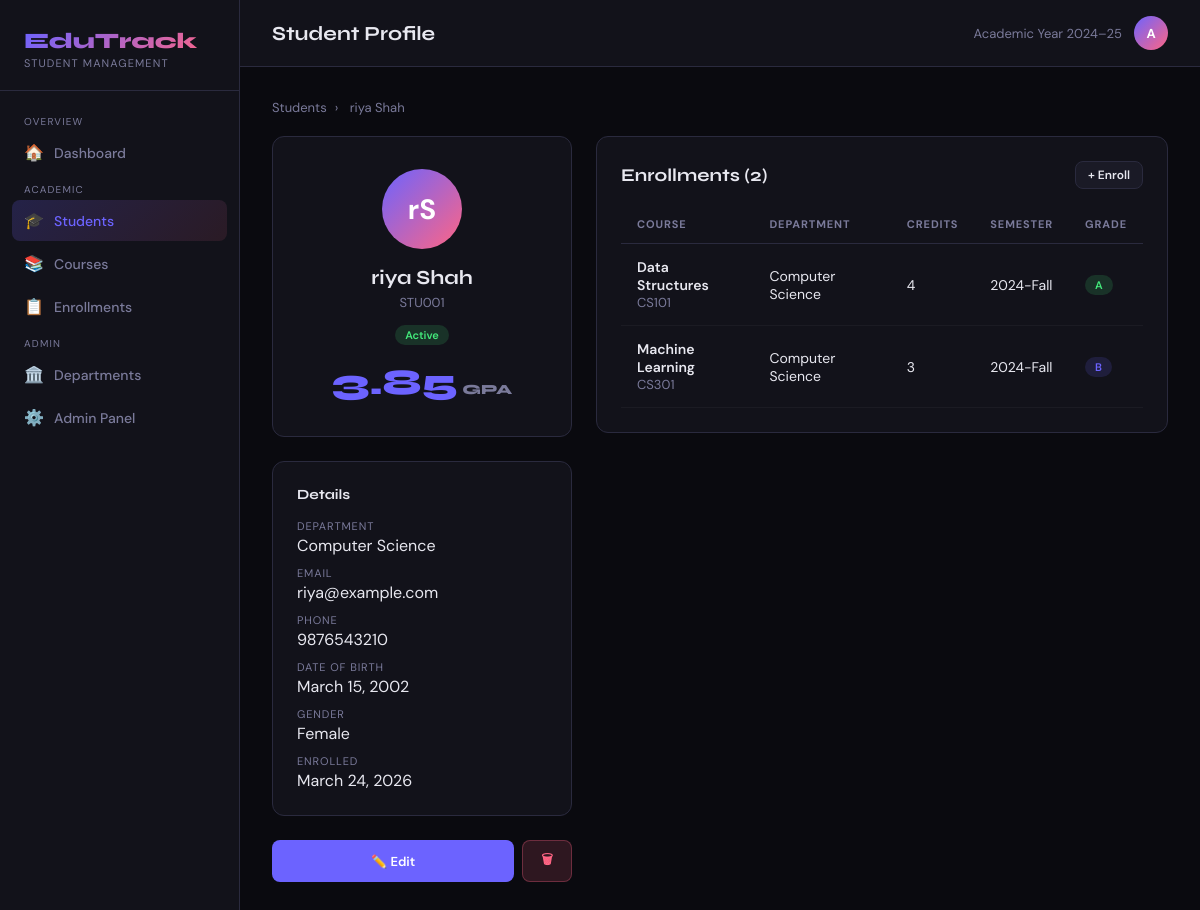
The app's page /students/1/ with its own data.
### students/models.py (models this page shows, shortened)
class Student(models.Model):
    GENDER_CHOICES = [('M', 'Male'), ('F', 'Female'), ('O', 'Other')]
    STATUS_CHOICES = [('active', 'Active'), ('inactive', 'Inactive'), ('graduated', 'Graduated'), ('suspended', 'Suspended')]
    student_id = models.CharField(max_length=20, unique=True)
    first_name = models.CharField(max_length=50)
    last_name = models.CharField(max_length=50)
    email = models.EmailField(unique=True)
    phone = models.CharField(max_length=15, blank=True)
    gender = models.CharField(max_length=1, choices=GENDER_CHOICES)
    date_of_birth = models.DateField(null=True, blank=True)
    department = models.ForeignKey(Department, on_delete=models.SET_NULL, null=True, related_name='students')
    enrollment_date = models.DateField(auto_now_add=True)
    status = models.CharField(max_length=20, choices=STATUS_CHOICES, default='active')
    gpa = models.DecimalField(max_digits=3, decimal_places=2, null=True, blank=True)
    address = models.TextField(blank=True)
    created_at = models.DateTimeField(auto_now_add=True)
    updated_at = models.DateTimeField(auto_now=True)
    @property
    def full_name(self):
        return f"{self.first_name} {self.last_name}"
    class Meta:
        ordering = ['last_name', 'first_name']

class Department(models.Model):
    name = models.CharField(max_length=100)
    code = models.CharField(max_length=10, unique=True)
    created_at = models.DateTimeField(auto_now_add=True)
    def __str__(self):
        return self.name
    class Meta:
        ordering = ['name']

class Enrollment(models.Model):
    GRADE_CHOICES = [('A', 'A'), ('B', 'B'), ('C', 'C'), ('D', 'D'), ('F', 'F'), ('IP', 'In Progress')]
    student = models.ForeignKey(Student, on_delete=models.CASCADE, related_name='enrollments')
    course = models.ForeignKey(Course, on_delete=models.CASCADE, related_name='enrollments')
    enrolled_date = models.DateField(auto_now_add=True)
    grade = models.CharField(max_length=2, choices=GRADE_CHOICES, default='IP')
    semester = models.CharField(max_length=20)
    class Meta:
        unique_together = ['student', 'course', 'semester']
        ordering = ['-enrolled_date']

class Course(models.Model):
    name = models.CharField(max_length=100)
    code = models.CharField(max_length=15, unique=True)
    department = models.ForeignKey(Department, on_delete=models.CASCADE, related_name='courses')
    credits = models.PositiveIntegerField(default=3)
    description = models.TextField(blank=True)
    class Meta:
        ordering = ['code']

### students/views.py (the view)
# urls.py: path('students/<int:pk>/', views.student_detail, name='student_detail'),
def student_detail(request, pk):
    student = get_object_or_404(Student, pk=pk)
    enrollments = student.enrollments.select_related('course').all()
    return render(request, 'students/student_detail.html', {'student': student, 'enrollments': enrollments})

### templates/students/student_detail.html (shortened to what this page needs)
{% extends 'students/base.html' %}
{% block page_title %}Student Profile{% endblock %}
{% block content %}
<div class="breadcrumb" style="margin-bottom:20px">
  <a href="{% url 'student_list' %}">Students</a><span>›</span> {{ student.full_name }}
</div>
<div style="display:grid;grid-template-columns:300px 1fr;gap:24px">
  <div>
    <div class="card" style="text-align:center;padding:32px">
      <div class="avatar" style="width:80px;height:80px;font-size:28px;margin:0 auto 16px">{{ student.first_name.0 }}{{ student.last_name.0 }}</div>
      <div style="font-family:'Syne',sans-serif;font-weight:700;font-size:20px">{{ student.full_name }}</div>
      <div class="text-muted" style="margin-top:4px">{{ student.student_id }}</div>
      <div style="margin-top:12px"><span class="badge badge-{{ student.status }}">{{ student.get_status_display }}</span></div>
      {% if student.gpa %}<div style="font-family:'Syne',sans-serif;font-size:36px;font-weight:800;margin-top:16px;color:var(--accent)">{{ student.gpa }}<span style="font-size:14px;color:var(--muted)"> GPA</span></div>{% endif %}
    </div>
    <div class="card">
      <div class="section-title" style="margin-bottom:16px;font-size:14px">Details</div>
      {% if student.department %}<div style="margin-bottom:10px"><div class="text-muted" style="font-size:11px;text-transform:uppercase;letter-spacing:.08em">Department</div><div style="margin-top:2px">{{ student.department }}</div></div>{% endif %}
      <div style="margin-bottom:10px"><div class="text-muted" style="font-size:11px;text-transform:uppercase;letter-spacing:.08em">Email</div><div style="margin-top:2px">{{ student.email }}</div></div>
      {% if student.phone %}<div style="margin-bottom:10px"><div class="text-muted" style="font-size:11px;text-transform:uppercase;letter-spacing:.08em">Phone</div><div style="margin-top:2px">{{ student.phone }}</div></div>{% endif %}
      {% if student.date_of_birth %}<div style="margin-bottom:10px"><div class="text-muted" style="font-size:11px;text-transform:uppercase;letter-spacing:.08em">Date of Birth</div><div style="margin-top:2px">{{ student.date_of_birth }}</div></div>{% endif %}
      <div style="margin-bottom:10px"><div class="text-muted" style="font-size:11px;text-transform:uppercase;letter-spacing:.08em">Gender</div><div style="margin-top:2px">{{ student.get_gender_display }}</div></div>
      <div><div class="text-muted" style="font-size:11px;text-transform:uppercase;letter-spacing:.08em">Enrolled</div><div style="margin-top:2px">{{ student.enrollment_date }}</div></div>
    </div>
    <div style="display:flex;gap:8px">
      <a href="{% url 'student_edit' student.pk %}" class="btn btn-primary" style="flex:1;justify-content:center">✏️ Edit</a>
      <a href="{% url 'student_delete' student.pk %}" class="btn btn-danger">🗑</a>
    </div>
  </div>
  <div>
    <div class="card">
      <div class="flex-between" style="margin-bottom:16px">
        <div class="section-title">Enrollments ({{ enrollments|length }})</div>
        <a href="{% url 'enrollment_create' %}" class="btn btn-ghost btn-sm">+ Enroll</a>
      </div>
      <table>
        <thead><tr><th>Course</th><th>Department</th><th>Credits</th><th>Semester</th><th>Grade</th></tr></thead>
        <tbody>
          {% for e in enrollments %}
          <tr>
            <td><div style="font-weight:600">{{ e.course.name }}</div><div class="text-muted">{{ e.course.code }}</div></td>
            <td>{{ e.course.department.name }}</td>
            <td>{{ e.course.credits }}</td>
            <td>{{ e.semester }}</td>
            <td><span class="badge badge-{{ e.grade|lower }}">{{ e.grade }}</span></td>
          </tr>
          {% empty %}<tr><td colspan="5" style="text-align:center;padding:32px" class="text-muted">Not enrolled in any courses</td></tr>
          {% endfor %}
        </tbody>
      </table>
    </div>
  </div>
</div>
{% endblock %}

### templates/students/base.html (style rules this page uses)
:root { --bg: #0a0a0f; --surface: #12121a; --surface2: #1a1a26; --border: #2a2a3e; --accent: #6c63ff; --accent2: #ff6584; --accent3: #43e97b; --text: #e8e8f0; --muted: #7a7a9a; --radius: 12px; }
* { margin: 0; padding: 0; box-sizing: border-box; }
body { background: var(--bg); color: var(--text); font-family: 'DM Sans', sans-serif; min-height: 100vh; display: flex; }
.card { background: var(--surface); border: 1px solid var(--border); border-radius: var(--radius); padding: 24px; margin-bottom: 24px; }
table { width: 100%; border-collapse: collapse; }
th { font-size: 11px; color: var(--muted); text-transform: uppercase; letter-spacing: 0.08em; padding: 12px 16px; text-align: left; border-bottom: 1px solid var(--border); }
td { padding: 14px 16px; border-bottom: 1px solid rgba(255,255,255,0.04); font-size: 14px; }
.badge { display: inline-flex; align-items: center; padding: 3px 10px; border-radius: 20px; font-size: 11px; font-weight: 600; }
.badge-active { background: rgba(67,233,123,0.15); color: var(--accent3); }
.badge-a { background: rgba(67,233,123,0.15); color: var(--accent3); }
.badge-b { background: rgba(108,99,255,0.15); color: var(--accent); }
.btn { display: inline-flex; align-items: center; gap: 6px; padding: 9px 18px; border-radius: 8px; font-size: 13px; font-weight: 600; cursor: pointer; text-decoration: none; border: none; transition: all 0.2s; font-family: 'DM Sans', sans-serif; }
.btn-primary { background: var(--accent); color: white; }
.btn-danger { background: rgba(255,101,132,0.15); color: var(--accent2); border: 1px solid rgba(255,101,132,0.3); }
.btn-ghost { background: var(--surface2); color: var(--text); border: 1px solid var(--border); }
.btn-sm { padding: 5px 12px; font-size: 12px; }
.avatar { width: 34px; height: 34px; border-radius: 50%; background: linear-gradient(135deg, var(--accent), var(--accent2)); display: inline-flex; align-items: center; justify-content: center; font-weight: 700; font-size: 13px; color: white; }
.flex-between { display: flex; justify-content: space-between; align-items: center; margin-bottom: 20px; }
.section-title { font-family: 'Syne', sans-serif; font-size: 18px; font-weight: 700; }
.text-muted { color: var(--muted); font-size: 13px; }
.breadcrumb { font-size: 13px; color: var(--muted); }
.breadcrumb a { color: var(--muted); text-decoration: none; }
.breadcrumb span { margin: 0 8px; }

### records on screen
Student: full_name "riya Shah", first_name.0 "r", last_name.0 "S", student_id "STU001", status "Active", gpa "3.85", department "Computer Science", email "riya@example.com", phone "9876543210", date_of_birth "March 15, 2002", gender "Female", enrollment_date "March 24, 2026"
Enrollment: course.name "Data Structures", course.code "CS101", course.department.name "Computer Science", course.credits "4", semester "2024-Fall", grade "A"
Enrollment: course.name "Machine Learning", course.code "CS301", course.department.name "Computer Science", course.credits "3", semester "2024-Fall", grade "B"

### other values on screen
{{ enrollments|length }} "2"
